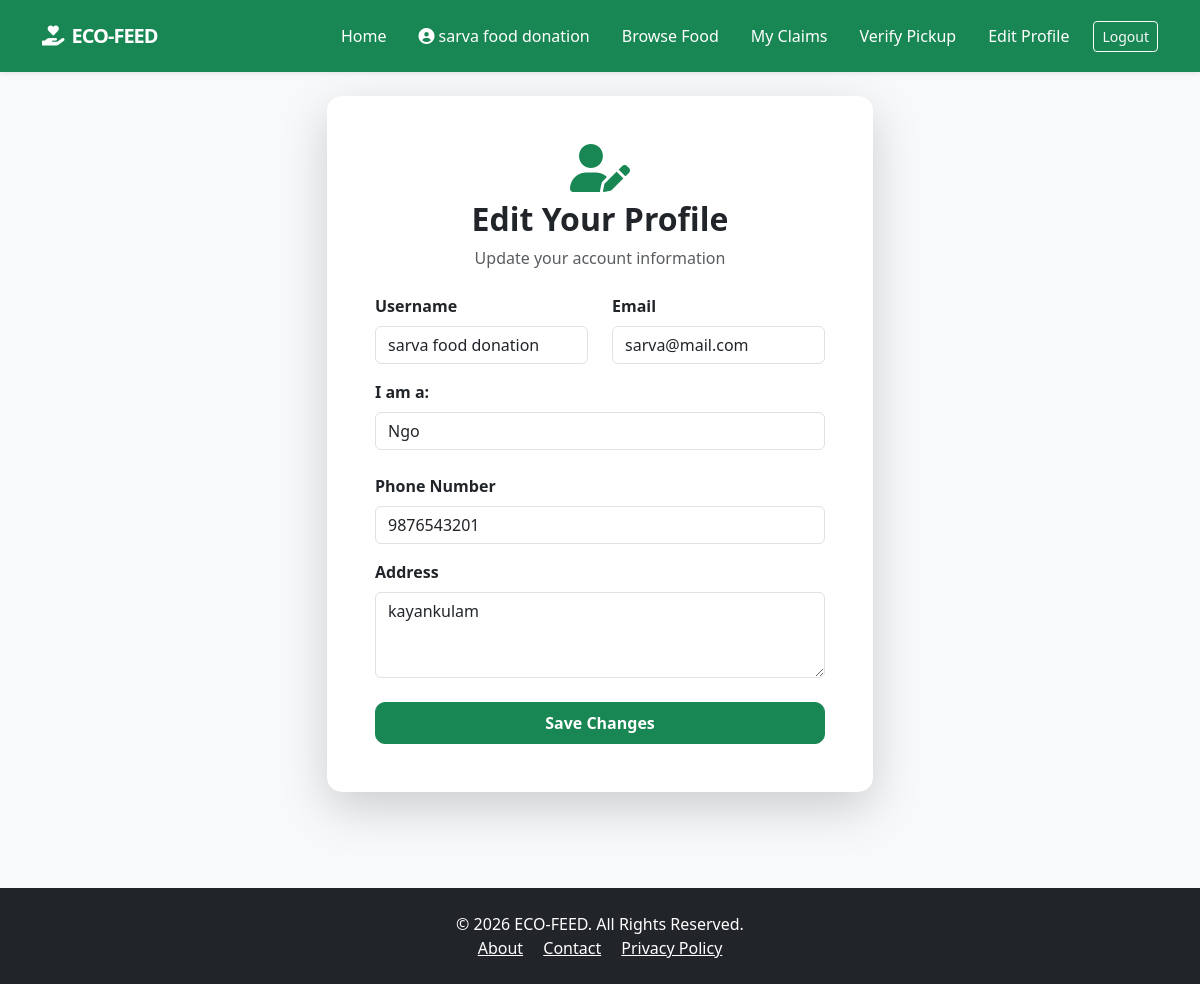
Before: /user/profile/edit/ (signed in) with the older database file.
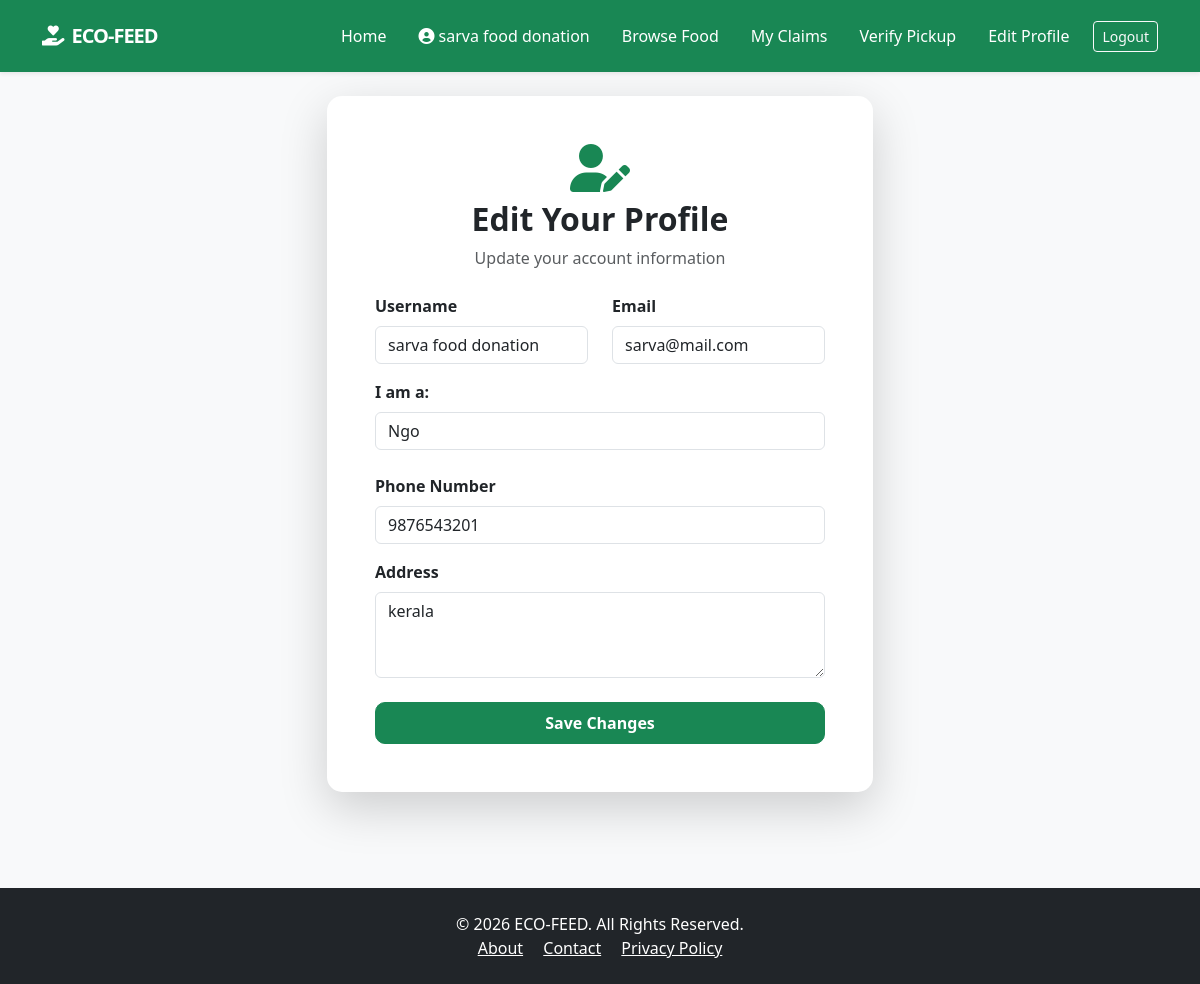
After: the same page with the newer database file.
### user_app/models.py (models this page shows, shortened)
class UserProfile(models.Model):
    ROLE_CHOICES = [
        ('donor', 'Donor'),
        ('ngo', 'NGO'),
        ('admin', 'Admin'),
    ]
    user = models.OneToOneField(User, on_delete=models.CASCADE)
    role = models.CharField(max_length=10, choices=ROLE_CHOICES)
    address = models.TextField(blank=True)
    phone_regex = RegexValidator(regex=r'^\+?1?\d{9,15}$',
                                 message="Phone number must be entered in the format: '+999999999'. Up to 15 digits allowed.")
    phone = models.CharField(validators=[phone_regex], max_length=17, blank=True)

### user_app/views.py (the view)
# urls.py: path('profile/edit/', views.edit_profile, name='edit_profile'),
@login_required(login_url='/user/login/')
def edit_profile(request):
    profile = get_object_or_404(UserProfile, user=request.user)
    if request.method == "POST":
        profile.address = request.POST['address']
        profile.phone = request.POST['phone']
        profile.save()
        messages.success(request, "Profile updated successfully!")
        return redirect('index')
    return render(request, 'edit_profile.html', {'profile': profile})

### user_app/templates/edit_profile.html (shortened to what this page needs)
{% extends 'base.html' %}
{% block content %}
<div class="row justify-content-center">
    <div class="col-md-6">
        <div class="card shadow-lg mb-5">
            <div class="card-body p-5">
                <div class="text-center mb-4">
                    <i class="fas fa-user-edit fa-3x text-success"></i>
                    <h2 class="fw-bold mt-2">Edit Your Profile</h2>
                    <p class="text-muted">Update your account information</p>
                </div>
                <form method="POST">
                    <div class="row">
                        <div class="col-md-6 mb-3">
                            <label class="form-label fw-bold">Username</label>
                            <input type="text" name="username" class="form-control"
                                   value="{{ profile.user.username }}" required>
                        </div>
                        <div class="col-md-6 mb-3">
                            <label class="form-label fw-bold">Email</label>
                            <input type="email" name="email" class="form-control"
                                   value="{{ profile.user.email }}" required>
                        </div>
                    </div>
                    <div class="mb-4">
                        <label class="form-label fw-bold">I am a:</label>
                        <input type="text" class="form-control"
                               value="{{ profile.role|title }}" readonly>
                    </div>
                    <div class="mb-3">
                        <label class="form-label fw-bold">Phone Number</label>
                        <input type="tel" name="phone" class="form-control"
                               value="{{ profile.phone }}" placeholder="+911234567890">
                    </div>
                    <div class="mb-4">
                        <label class="form-label fw-bold">Address</label>
                        <textarea name="address" class="form-control" rows="3"
                                  placeholder="Enter your full address">{{ profile.address }}</textarea>
                    </div>
                    <button type="submit" class="btn btn-success w-100 py-2">Save Changes</button>
                </form>
            </div>
        </div>
    </div>
</div>
{% endblock %}

Changed rows visible on the page:
changed UserProfile "Ngo": address "kayankulam" → "kerala"
